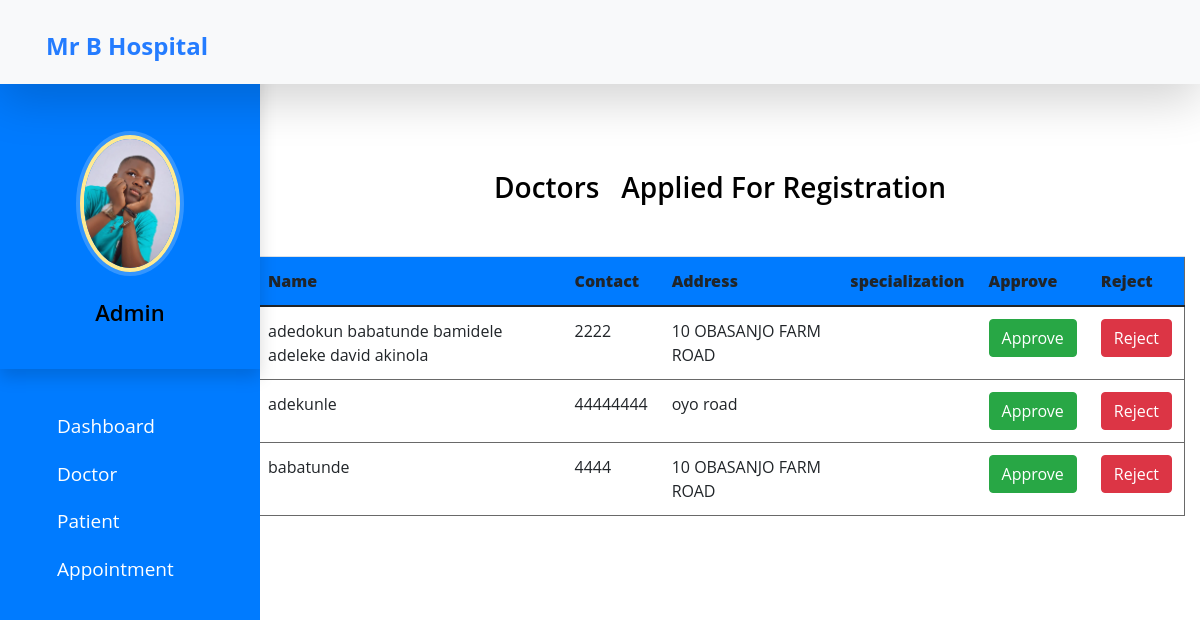
The page /adminad on the database its author committed.
### HospitalManagement/models.py (models this page shows, shortened)
class Doctor(models.Model):
    name = models.CharField(max_length=50)
    mobile= models.IntegerField()
    address=models.CharField(max_length=200)
    specialization = models.CharField(max_length=50,choices=specialization,default='Cardiologist')
    status=models.BooleanField(default=False)

### HospitalManagement/views.py (the view)
# urls.py: path('adminad', admin_approve_doctor , name="admin_approve_doctor"),
def admin_approve_doctor(request):
    doctors=Doctor.objects.all().order_by('-id')
    context={
    'doctors': doctors,
    }
    return render(request,"HospitalManagement/admin_approve_doctor.html",context)

### HospitalManagement/templates/HospitalManagement/admin_approve_doctor.html (shortened to what this page needs)
{% extends 'admin_base.html' %}
{% load static %}
{% block main %}
<head>
</head>
<div class="container">
  <div class="panel panel-primary">
    <div class="panel-heading mt-4 mb-5">
      <h4 class="panel-title mb-5">Doctors &nbsp Applied For Registration</h4>
    </div>
    <table class="table table-hover" id="dev-table" style="border: 1px solid rgb(105, 105, 105);">
      <thead class="bg-primary">
        <tr>
          <th style="font-weight: 900;">Name</th>
          <th style="font-weight: 900;">Contact</th>
          <th style="font-weight: 900;">Address</th>
          <th style="font-weight: 900;">specialization</th>
          <th style="font-weight: 900;" >Approve</th>
          <th style="font-weight: 900;">Reject</th>
        </tr>
      </thead>
  {% for d in doctors %}
      <tr>
        <td> {{d.name}}</td>
        <td>{{d.mobile}}</td>
        <td>{{d.address}}</td>
        <td>{{d.sepcialization}}</td>
        <td><a class="btn btn-success btn-xs" href="{% url 'approve_doctor' d.id  %}">Approve</a></td>
        <td><a class="btn btn-danger btn-xs" href="{% url 'reject_doctor' d.id  %}">Reject</a></td>
      </tr>
  {% endfor %}
    </table>
  </div>
</div>
{% endblock  %}

### static/style.css (style rules this page uses)
body { padding-left: 240px; }

### static/css/templatemo-medic-care.css (style rules this page uses)
:root { --white-color: #FFFFFF; --primary-color: #247cff; --section-bg-color: #F9F9F9; --dark-color: #000000; --title-color: #565758; --p-color: #717275; --border-color: #eaeaea; --body-font-family: 'Open Sans', sans-serif; --h1-font-size: 48px; --h2-font-size: 36px; --h3-font-size: 32px; --h4-font-size: 28px; --h5-font-size: 24px; --h6-font-size: 22px; --p-font-size: 18px; --menu-font-size: 16px; --font-weight-light: 300; --font-weight-normal: 400; --font-weight-semibold: 600; --font-weight-bold: 700; }
body { background: var(--white-color); font-family: var(--body-font-family); position: relative; padding-top: 94px; }
h2, h3, h4, h5, h6 { color: var(--dark-color); line-height: inherit; }
h1, h2, h3, h4, h5, h6 { font-weight: var(--font-weight-semibold); }
h4 { font-size: var(--h4-font-size); }
a, button { touch-action: manipulation; transition: all 0.3s; }
a { color: var(--p-color); text-decoration: none; }

### templates/admin_base.html (style rules this page uses)
a:link { text-decoration: none; }
a { color: white; }

### HospitalManagement/templates/HospitalManagement/admin_approve_doctor.html (style rules this page uses)
a:link { text-decoration: none; }
h4 { text-align: center; }

### rows shown on the page
Doctor: name "adedokun babatunde bamidele adeleke david akinola", mobile "2222", address "10 OBASANJO FARM ROAD"
Doctor: name "adekunle", mobile "44444444", address "oyo road"
Doctor: name "babatunde", mobile "4444", address "10 OBASANJO FARM ROAD"
